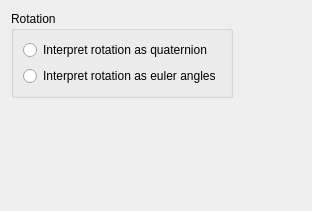
<?xml version="1.0" encoding="UTF-8"?>
<ui version="4.0">
 <class>Motion_Dlg</class>
 <widget class="QWidget" name="Motion_Dlg">
  <property name="geometry">
   <rect>
    <x>0</x>
    <y>0</y>
    <width>312</width>
    <height>211</height>
   </rect>
  </property>
  <property name="windowTitle">
   <string>Form</string>
  </property>
  <layout class="QGridLayout" name="gridLayout">
   <item row="0" column="0">
    <widget class="QGroupBox" name="groupBox">
     <property name="title">
      <string>Rotation</string>
     </property>
     <layout class="QVBoxLayout" name="verticalLayout">
      <item>
       <widget class="QRadioButton" name="radioButton_1">
        <property name="text">
         <string>Interpret rotation as quaternion</string>
        </property>
        <attribute name="buttonGroup">
         <string>buttonGroup</string>
        </attribute>
       </widget>
      </item>
      <item>
       <widget class="QRadioButton" name="radioButton_2">
        <property name="text">
         <string>Interpret rotation as euler angles</string>
        </property>
        <attribute name="buttonGroup">
         <string>buttonGroup</string>
        </attribute>
       </widget>
      </item>
     </layout>
    </widget>
   </item>
   <item row="0" column="1">
    <spacer name="horizontalSpacer">
     <property name="orientation">
      <enum>Qt::Horizontal</enum>
     </property>
     <property name="sizeHint" stdset="0">
      <size>
       <width>82</width>
       <height>20</height>
      </size>
     </property>
    </spacer>
   </item>
   <item row="1" column="0">
    <spacer name="verticalSpacer">
     <property name="orientation">
      <enum>Qt::Vertical</enum>
     </property>
     <property name="sizeHint" stdset="0">
      <size>
       <width>20</width>
       <height>111</height>
      </size>
     </property>
    </spacer>
   </item>
  </layout>
 </widget>
 <resources/>
 <connections>
  <connection>
   <sender>buttonGroup</sender>
   <signal>buttonClicked(int)</signal>
   <receiver>Motion_Dlg</receiver>
   <slot>inputChanged()</slot>
   <hints>
    <hint type="sourcelabel">
     <x>-1</x>
     <y>-1</y>
    </hint>
    <hint type="destinationlabel">
     <x>155</x>
     <y>105</y>
    </hint>
   </hints>
  </connection>
 </connections>
 <slots>
  <slot>inputChanged()</slot>
 </slots>
 <buttongroups>
  <buttongroup name="buttonGroup"/>
 </buttongroups>
</ui>
